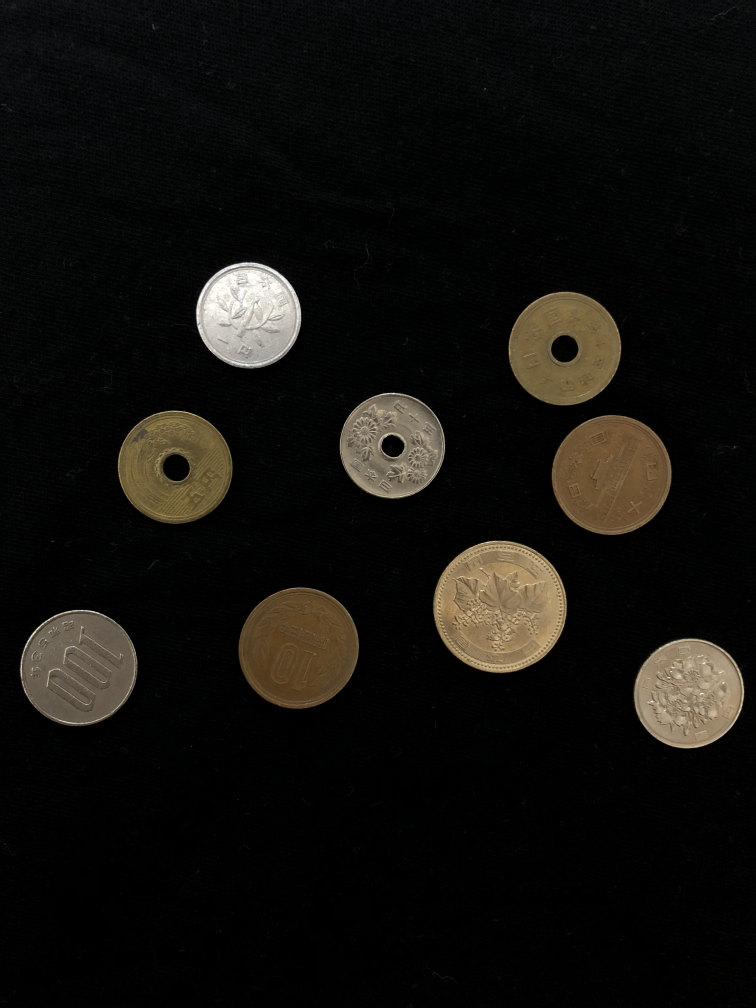
#> input picture images/coins12.JPG, 3024 x 4032 px, found by its file name (shown at 1/4 size)
$ python test1.py   (older library calls are emulated)
#> lines starting #> are read from the running program, lines starting #| are printed output that depends on the picture; after the words box and inside, x2 and y2 are one past the last pixel; in counts of white or black regions, pixels touching at a corner belong together
import cv2
import numpy as np
import random
import collections
import os
import math

#フォント
font = cv2.FONT_HERSHEY_COMPLEX
#いろ
fontColor=(255,255,255)
#サイズ
fontSize=5
#特徴点抽出のための元画像読み込み
coinsDir='images/edge/'
billsDir='images/bills/'
coinsFiles = os.listdir(coinsDir)
billsFiles = os.listdir(billsDir)
#マッチング用オブジェクトの生成
bf = cv2.BFMatcher(cv2.NORM_HAMMING,crossCheck=True)
#特徴点検出アルゴリズムの決定(AKAZEを使用)
#detector = cv2.AKAZE_create()
detector = cv2.ORB_create()

#画像読み込み
framePath='coins12.jpg'
frame = cv2.imread('images/'+framePath)
#> frame is the input picture: shape (4032, 3024, 3); mean B, G, R 13.6, 17, 18.5
#frame = cv2.imread('images/50002.jpg')
img = frame
#入力画像表示
#cv2.namedWindow("inputImage", cv2.WINDOW_NORMAL)
#画像の高さ，幅を取得
height,width,c = img.shape
#> height = 4032; width = 3024; c = 3
#グレースケール画像に変換
grayImage = cv2.cvtColor(img, cv2.COLOR_BGR2GRAY)
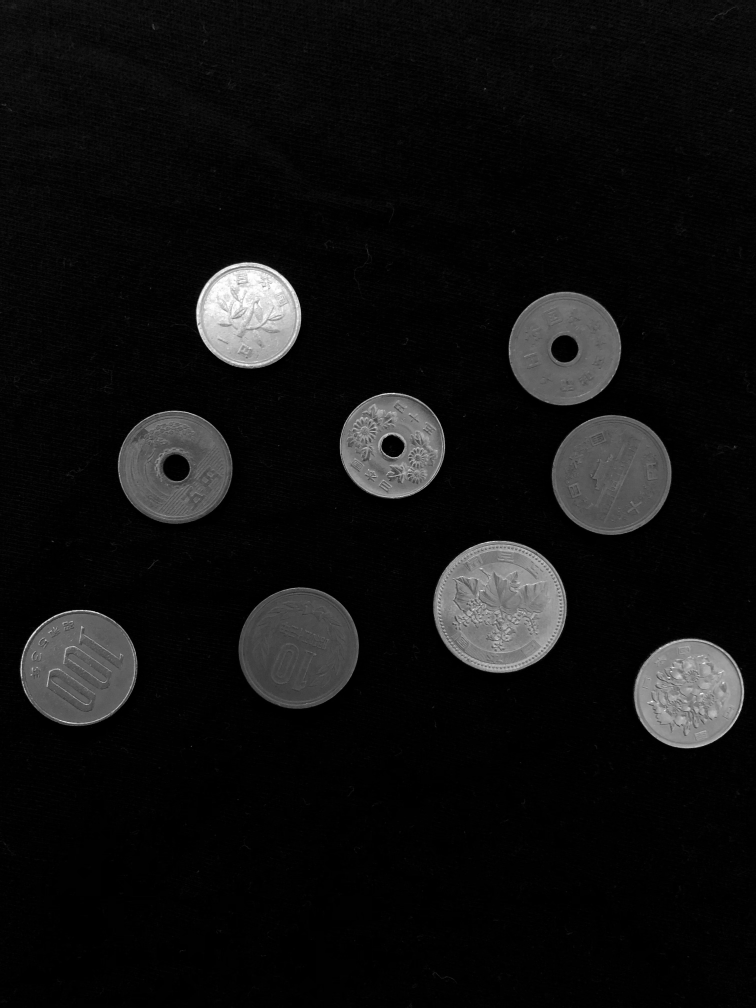
#> grayImage: shape (4032, 3024) (shown at 1/4 size); min 0, max 255, mean 17
#大津の方法により2値化
ret,binaryImage = cv2.threshold(grayImage, 0, 255, cv2.THRESH_BINARY | cv2.THRESH_OTSU)
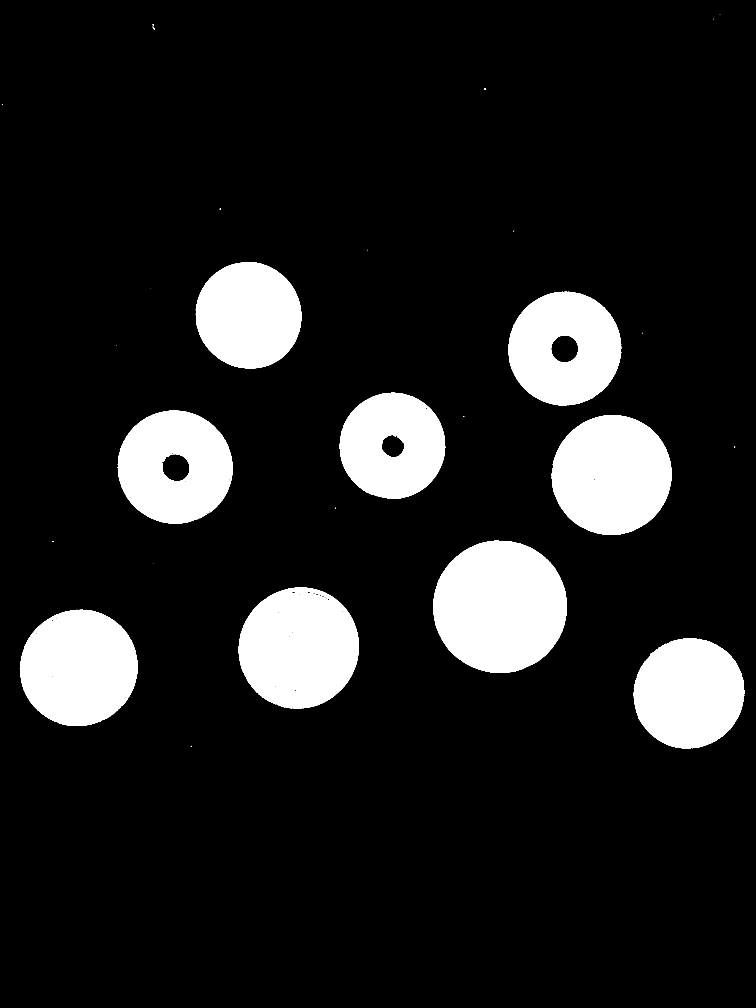
#> binaryImage: shape (4032, 3024) (shown at 1/4 size); 12.1% white; 46 white regions (35 under 20 px)
#> ret = 59
#輪郭検出
binaryImage, contours, hierarchy = cv2.findContours(binaryImage,cv2.RETR_EXTERNAL,cv2.CHAIN_APPROX_SIMPLE)
#> contours = 40 contours, 30 with area under 20; largest, box (x1, y1, x2, y2) and area: (1733, 2162, 2267, 2692) 221112, (955, 2349, 1435, 2835) 181580, (2207, 1661, 2686, 2140) 179037, (79, 2439, 550, 2904) 170339, (471, 1643, 930, 2095) 161658

#cv2.namedWindow("Target", cv2.WINDOW_NORMAL)

#合計金額計算用変数
prise = 0
for i,contour in enumerate(contours):
    #輪郭内の面積を計算する
    area = cv2.contourArea(contour)
#> area = 5
    #面積が小さいものは何もしない
    if area < 15000:
        continue

    #注目している物体の輪郭点の集合
    cnt = contours[i]
    img = cv2.drawContours(img, [cnt], 0, fontColor, 3)
    #輪郭の上端の座標を取得
    top = tuple(cnt[cnt[:,:,1].argmin()][0])
    #外接矩形の枠の座標取得
    x,y,w,h = cv2.boundingRect(cnt)
    #注目しているターゲットのみを抽出した画像を作成
    target = img[y:y+h,x:x+w,:]
    #画像の高さ，幅を取得
    heightTarget,widthTarget,_= target.shape
    #cv2.imshow("Target", target)
    #回転を意識しない外接矩形を描く
    #img = cv2.rectangle(img,(x,y),(x+w,y+h),(0,255,0),2)
    #最小外接円の計算
    _,radius = cv2.minEnclosingCircle(cnt)
    #最小外接円の面積
    area2 = radius*radius*(math.pi)
    #ターゲットのキーポイントと特徴記述子を求める
    kp1, des1 = detector.detectAndCompute(target,None)

    #検出した輪郭に囲まれる面積と輪郭の最小外接円の面積の割合が1に近いほど硬貨である
    #紙幣であると分類
    if(area2/area > 1.5):
        minRet=1000
        for file in billsFiles:
            if file == '.DS_Store':
    	        continue
            #見本を読み込み
            imagePath = billsDir+file
            temprate=cv2.imread(imagePath)
            #見本のキーポイントと特徴記述子を求める
            kp2, des2 = detector.detectAndCompute(temprate,None)
            #二つの画像をマッチング
            matches = bf.match(des1, des2)
            dist = [m.distance for m in matches]
    		#類似度を計算する
            ret = sum(dist)/len(dist)
            #類似度が最小なら更新する
            if(ret<minRet):
                minRet=ret
                minFileName=file
        #ターゲットが1000円札なら
        if(minFileName == '1000_1.JPG' or minFileName == '1000_2.JPG'):
            prise +=1000
            cv2.putText(img,'1000yen',top,font, fontSize,fontColor)
        #ターゲットが5000円札なら
        elif(minFileName == '5000_1.JPG' or minFileName == '5000_2.JPG'):
            prise+=5000
            cv2.putText(img,'5000yen',top,font, fontSize,fontColor)
        #ターゲットが10000円札なら
        else:
            prise +=10000
            cv2.putText(img,'10000yen',top,font, fontSize,fontColor)

    #硬貨であると分類
    else:
        #ターゲット画像をhsv空間に変換
        hsvTarget = cv2.cvtColor(target, cv2.COLOR_BGR2HSV)
        #H空間の平均値計算
        meanHTarget=np.mean(hsvTarget[:,:,0])
        #S空間の平均値計算
        meanSTarget=np.mean(hsvTarget[:,:,1])
        #print(meanHTarget,meanSTarget)
        #ターゲット画像をグレースケール画像に変換
        grayTarget = cv2.cvtColor(target, cv2.COLOR_BGR2GRAY)
        #ターゲット画像の中心から±10の大きさで画像を作成
        h=int(heightTarget/2)
        w=int(widthTarget/2)
        centerTarget = grayTarget[h-10:h+10,w-10:w+10]
        #中央画像の平均値を計算
        meanCenterTarget=np.mean(centerTarget)
        #平均値が50以下の時5か50円玉
        if(meanCenterTarget<50):
            #S空間の平均値が100以上なら5円玉
            if(meanSTarget>90):
                prise+=5
                cv2.putText(img,'5yen',top,font, fontSize,fontColor)
            #そうでないな50円玉
            else:
                prise+=50
                cv2.putText(img,'50yen',top,font, fontSize,fontColor)
        #平均値が50以上でS空間の平均値が100以上かつH空間の平均値が20以下なら10円玉
        elif(meanSTarget>100):
            prise+=10
            cv2.putText(img,'10yen',top,font, fontSize,fontColor)
        #可能性(1,100,500)
        else:
            grayTarget = cv2.GaussianBlur(grayTarget,(5,5),0)
            #エッジ抽出
            edgeTarget = cv2.Canny(grayTarget,50,70)
            #大津の方法により2値化
            ret,edgeTarget = cv2.threshold(edgeTarget, 0, 255, cv2.THRESH_BINARY | cv2.THRESH_OTSU)

            #硬貨の形状マッチング
            maxMean=0
            for file in coinsFiles:
                if file == '.DS_Store':
                    continue
                #見本を読み込み
                imagePath = coinsDir+file
                temprate=cv2.imread(imagePath)
                temprate = cv2.cvtColor(temprate, cv2.COLOR_BGR2GRAY)
                #画像表示
                #cv2.namedWindow("temprate", cv2.WINDOW_NORMAL)
                #cv2.imshow("temprate", temprate)
                #画像の高さ，幅を取得
                heightTemprate,widthTemprate= temprate.shape
                #テンプレートとターゲットの画像の大きさを揃える
                temprate = cv2.resize(temprate, None, fx = widthTarget/widthTemprate, fy = heightTarget/heightTemprate)
                beatAngle=0
                bestMean =0
                for i in range(0,360):
                    # 回転変換行列の算出
                    rotation_matrix = cv2.getRotationMatrix2D((widthTarget/2,heightTarget/2), i, 1.0)
                    # アフィン変換
                    targetRot = cv2.warpAffine(edgeTarget, rotation_matrix, (widthTarget,heightTarget), flags=cv2.INTER_CUBIC)

                    if(bestMean<np.mean(temprate*targetRot)):
                        bestMean=np.mean((temprate*targetRot).flatten())
                        beatAngle=i

                # 回転変換行列の算出
                rotation_matrix = cv2.getRotationMatrix2D((widthTarget/2,heightTarget/2), beatAngle, 1.0)
                # アフィン変換
                targetRot = cv2.warpAffine(edgeTarget, rotation_matrix, (widthTarget,heightTarget), flags=cv2.INTER_CUBIC)
                #cv2.waitKey(0)
                #cv2.imshow("Target", temprate*targetRot)
                #cv2.waitKey(0)
                if(maxMean<bestMean):
                    maxMean=bestMean
                    maxFileName = file

            print(maxFileName)
            #ターゲットが100円玉なら
            if(maxFileName == '100_1.JPG' or maxFileName == '100_2.JPG'):
                prise +=100
                cv2.putText(img,'100yen',top,font, fontSize,fontColor)
            #ターゲットが1円玉なら
            elif(maxFileName == '1_1.JPG' or maxFileName == '1_2.JPG'):
                prise+=1
                cv2.putText(img,'1yen',top,font, fontSize,fontColor)
            #ターゲットが500円玉なら
            else:
                prise +=500
                cv2.putText(img,'500yen',top,font, fontSize,fontColor)

    #cv2.waitKey(0)
outPrise=str(prise)+'yen'
print(outPrise)
cv2.putText(img,outPrise,(100,300),font, fontSize+5,fontColor)
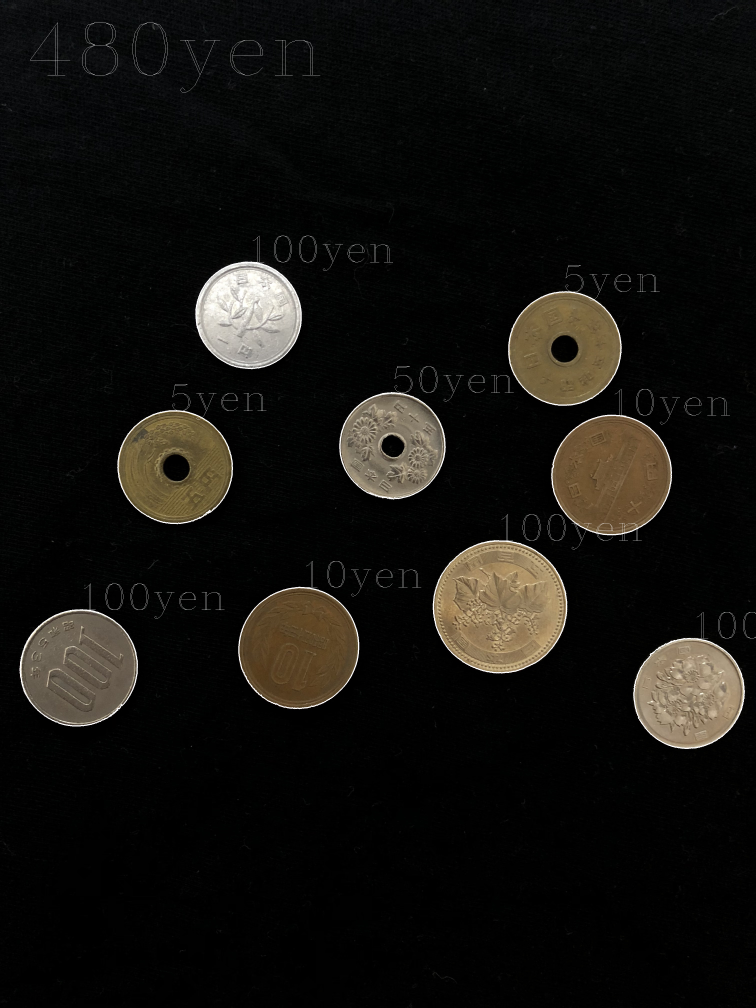
#> img: shape (4032, 3024, 3) (shown at 1/4 size); mean B, G, R 15, 18.3, 19.8
#画面出力
cv2.namedWindow("outputImage", cv2.WINDOW_NORMAL)
cv2.imshow("outputImage", img)
cv2.imwrite('images/imageOut/'+framePath, img)
cv2.waitKey(0)
cv2.destroyAllWindows()
